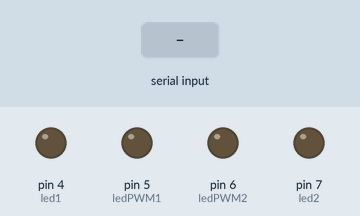
A sketch run on a simulated Arduino Uno, built with avr-gcc and run on an emulated ATmega328P. Shown: output pins drawn as LEDs (lit = HIGH). The inputs (shaded band) are chosen by the test bench.

Above: at 1.2 s.
1.3 s: "90,45\n" received over Serial
At 3.5 s:
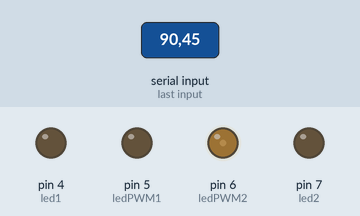
3.8 s: "30,150\n" received over Serial
At 5.7 s:
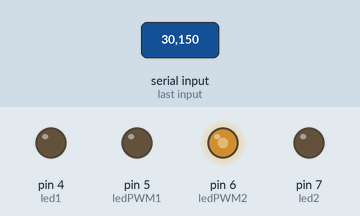
6.3 s: "1,90,45\n" received over Serial
At 8.5 s:
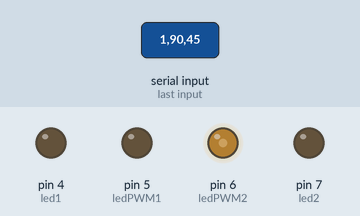
8.8 s: "a90\n" received over Serial
At 9.7 s:
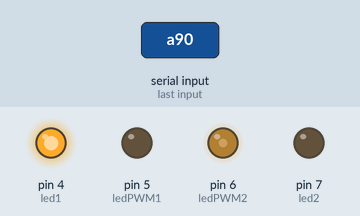
10.3 s: "c" received over Serial
At 11.0 s:
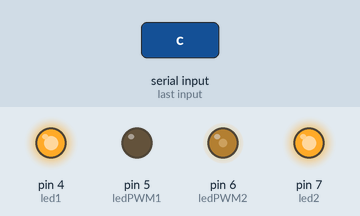
11.8 s: "b" received over Serial
At 13.2 s:
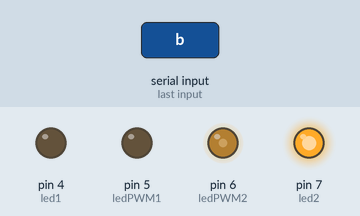
Timing chart, 0 to 14.3 s (numbered marks = the images above; inputs shaded):
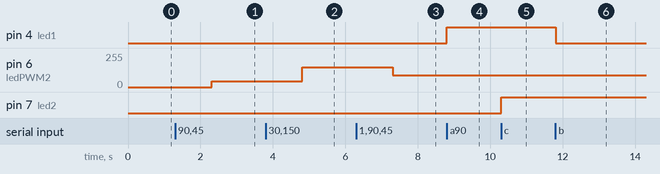

The sketch:

codigo_arduino.ino
```cpp
// https://www.youtube.com/c/MagnoEfren
// Control de Leds -  PySide2 / PyQt5

#define ledPWM1 5
#define ledPWM2 6
#define led1 4
#define led2 7

int slider1 = 0;
int slider2 = 0;
int coma1, coma2;
String datos, cadena_slider1, cadena_slider2,cadena ,dato;

void setup() {
  Serial.begin(9600);

  pinMode(ledPWM1, OUTPUT);
  pinMode(ledPWM2, OUTPUT);
  pinMode(led1, OUTPUT);
  pinMode(led2, OUTPUT);
}

void loop() {
 if(Serial.available()>5){
      dato  = Serial.readString();

      coma1 = dato.indexOf(',');
      cadena = dato.substring(coma1+1);
      coma2 = cadena.indexOf(',');

      cadena_slider1 = dato.substring(1, coma1);
      cadena_slider2 = cadena.substring(0,coma2);

      slider1 = cadena_slider1.toInt();
      slider2 = cadena_slider2.toInt();

      analogWrite(ledPWM1, slider1);  //pin(PWM), valor(0-255)
      analogWrite(ledPWM2, slider2);  //pin(PWM), valor(0-255)

        //Serial.print(cadena_slider1);
       // Serial.print(cadena_slider2);
     delay(10);
 }

  if(Serial.available()<4){
      char datos  = Serial.read();

      if  (datos == 'a') {
        digitalWrite(led1,HIGH);
      }
      else if (datos == 'b') {
        digitalWrite(led1,LOW);
      }

      if  (datos == 'c'){
        digitalWrite(led2,HIGH);
      }
      else if (datos == 'd') {
        digitalWrite(led2, LOW);
       }
  delay(10);
  }
}
```

Measured:
- after the input at 1.3 s, pin 6 (ledPWM2): 0/255 → 45/255 after 1.0 s
- after the input at 3.8 s, pin 6 (ledPWM2): 45/255 → 150/255 after 1.0 s
- after the input at 6.3 s, pin 6 (ledPWM2): 150/255 → 90/255 after 1.0 s
- after the input at 8.8 s, pin 4 (led1): LOW → HIGH at once
- after the input at 10.3 s, pin 7 (led2): LOW → HIGH at once
- after the input at 11.8 s, pin 4 (led1): HIGH → LOW at once
